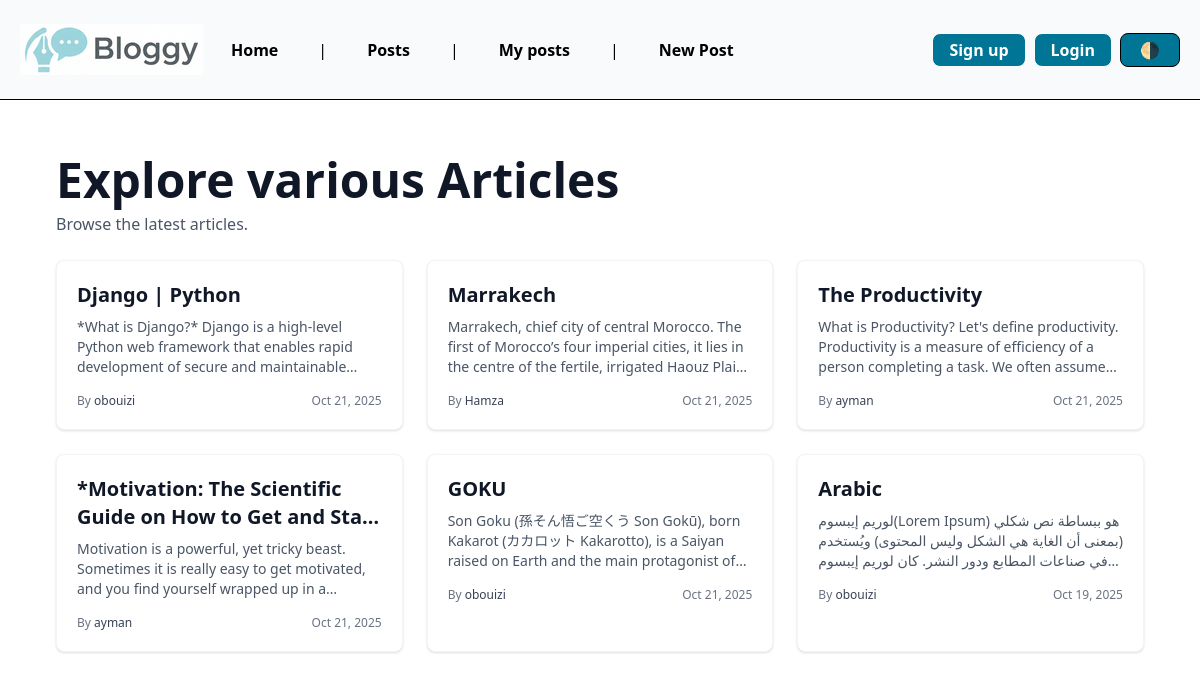
/posts/, run on an earlier commit of the app's database.
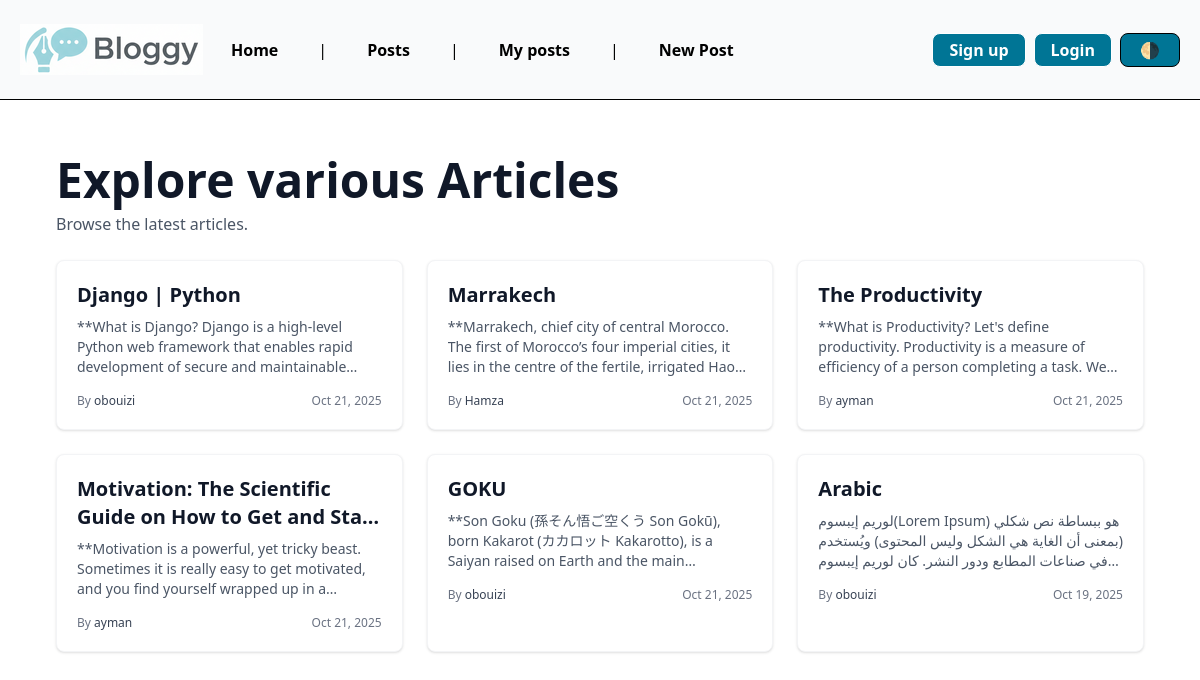
And on a later commit of the database.
### posts/models.py (models this page shows, shortened)
class Post(models.Model):
	title = models.CharField(max_length=75)
	body = models.TextField()
	slug = models.SlugField(primary_key=True)
	dateTime = models.DateTimeField(auto_now_add=True)
	Banner = models.ImageField(blank=True)
	author = models.ForeignKey(User, on_delete=models.CASCADE, default=None)

### posts/views.py (the view)
# urls.py: path('', views.posts_list, name='list'),
def posts_list(request):
	posts = Post.objects.all().order_by("-dateTime")
	context = { 'posts' : posts }
	return render(request, 'posts/posts_list.html', context)

### posts/templates/posts/posts_list.html (shortened to what this page needs)
{% extends "layout.html" %}
{% block content %}
<div class="max-w-6xl mx-auto px-4 sm:px-6 lg:px-8 py-8">
  <header class="mb-6">
    <h1 class="text-3xl sm:text-4xl lg:text-5xl font-extrabold text-gray-900 dark:text-white">
      Explore various Articles
    </h1>
    <p class="mt-2 text-sm sm:text-base text-gray-600 dark:text-gray-300">
      Browse the latest articles.
    </p>
  </header>
  {% if posts %}
    <ul class="grid grid-cols-1 sm:grid-cols-2 lg:grid-cols-3 gap-6" role="list">
      {% for post in posts %}
        <li class="bg-white dark:bg-gray-800 border hover:border-cyan-600 border-gray-100 dark:border-gray-700 rounded-lg overflow-hidden shadow-sm hover:shadow-md transition">
          <a href="{% url 'posts:page' slug=post.slug %}" class="block p-5 h-full">
            <h2 class="text-lg sm:text-xl font-semibold text-gray-900 dark:text-white mb-2 line-clamp-2">
              {{ post.title }}
            </h2>
            <p class="text-sm text-gray-600 dark:text-gray-300 mb-4 line-clamp-3">
              {{ post.body|default_if_none:""|truncatewords:28 }}
            </p>
            <div class="flex items-center justify-between text-xs text-gray-500 dark:text-gray-400 mt-auto">
              <div>
                By <span class="font-medium text-gray-700 dark:text-gray-200">{{ post.author.username }}</span>
              </div>
                <time datetime="{{ post.dateTime|date:'c' }}">{{ post.dateTime|date:"M j, Y" }}</time>
            </div>
          </a>
        </li>
      {% endfor %}
    </ul>
  {% else %}
    <div class="rounded-lg bg-gray-50 dark:bg-gray-800 p-6 text-center">
      <p class="text-gray-700 dark:text-gray-200">No articles found.
		 <a href="{% url 'posts:new_post' %}" class="text-cyan-700 hover:underline">Create the first one</a>.</p>
    </div>
  {% endif %}
</div>
{% endblock content %}

What changed in the data, as far as the page shows it:
changed Post "Django | Python": body "*What is Django?* Django is a high-level Python web framework that enables rapid development of secure and…" → "**What is Django? Django is a high-level Python web framework that enables rapid development of secure and…"
changed Post "Marrakech": body "Marrakech, chief city of central Morocco. The first of Morocco’s four imperial cities, it lies in the centre of the fertile, irrigated Haouz…" → "**Marrakech, chief city of central Morocco. The first of Morocco’s four imperial cities, it lies in the centre of the fertile, irrigated…"
changed Post "The Productivity": body "What is Productivity? Let's define productivity. Productivity is a measure of efficiency of a person completing a task. We often…" → "**What is Productivity? Let's define productivity. Productivity is a measure of efficiency of a person completing a task.…"
changed Post: title "*Motivation: The Scientific Guide on How to Get and…" → "Motivation: The Scientific Guide on How to Get and…"; body "Motivation is a powerful, yet tricky beast. Sometimes it is really easy to get motivated, and you find yourself wrapped up in…" → "**Motivation is a powerful, yet tricky beast. Sometimes it is really easy to get motivated, and you find yourself wrapped up in…"
changed Post "GOKU": body "Son Goku (孫そん悟ご空くう Son Gokū), born Kakarot (カカロット Kakarotto), is a Saiyan raised on Earth and the main protagonist…" → "**Son Goku (孫そん悟ご空くう Son Gokū), born Kakarot (カカロット Kakarotto), is a Saiyan raised on Earth and the…"
